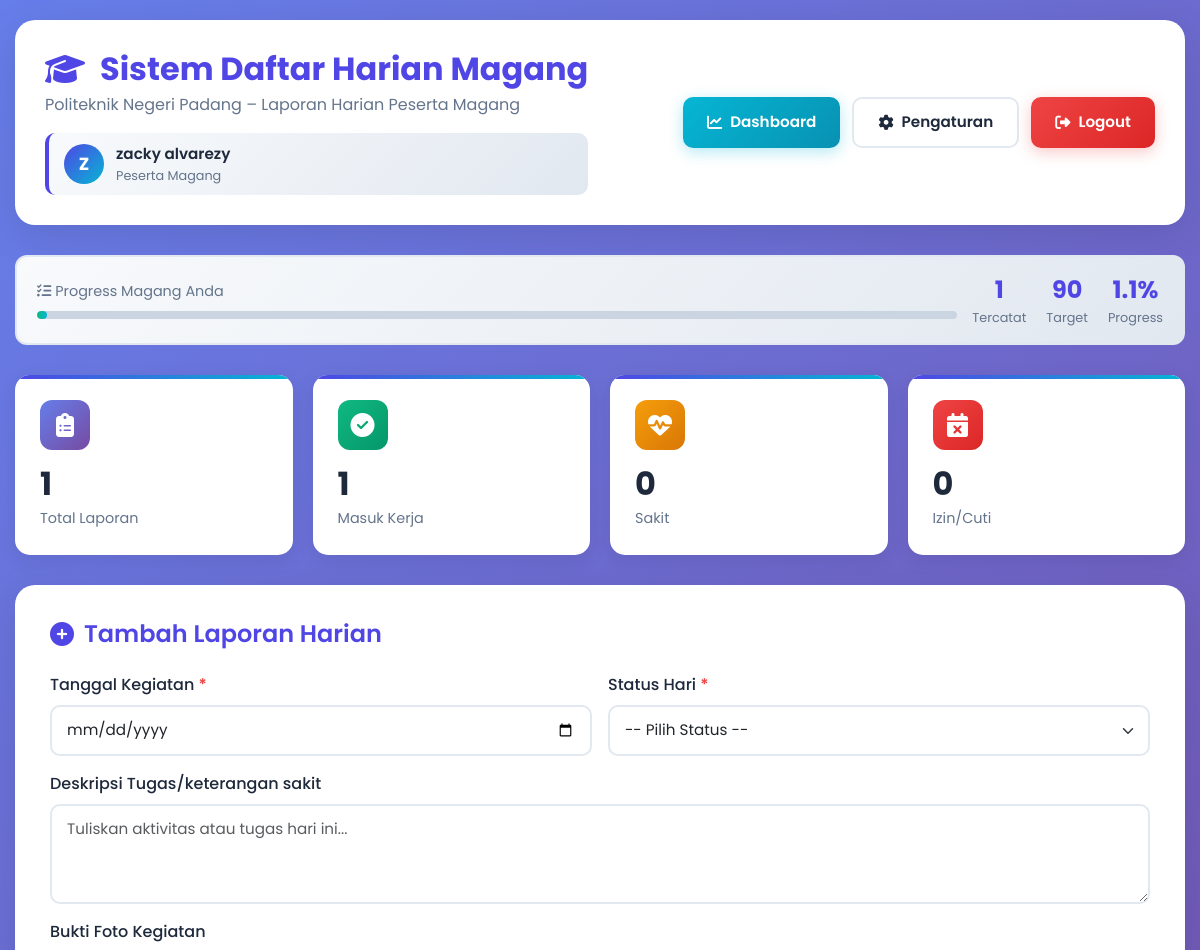
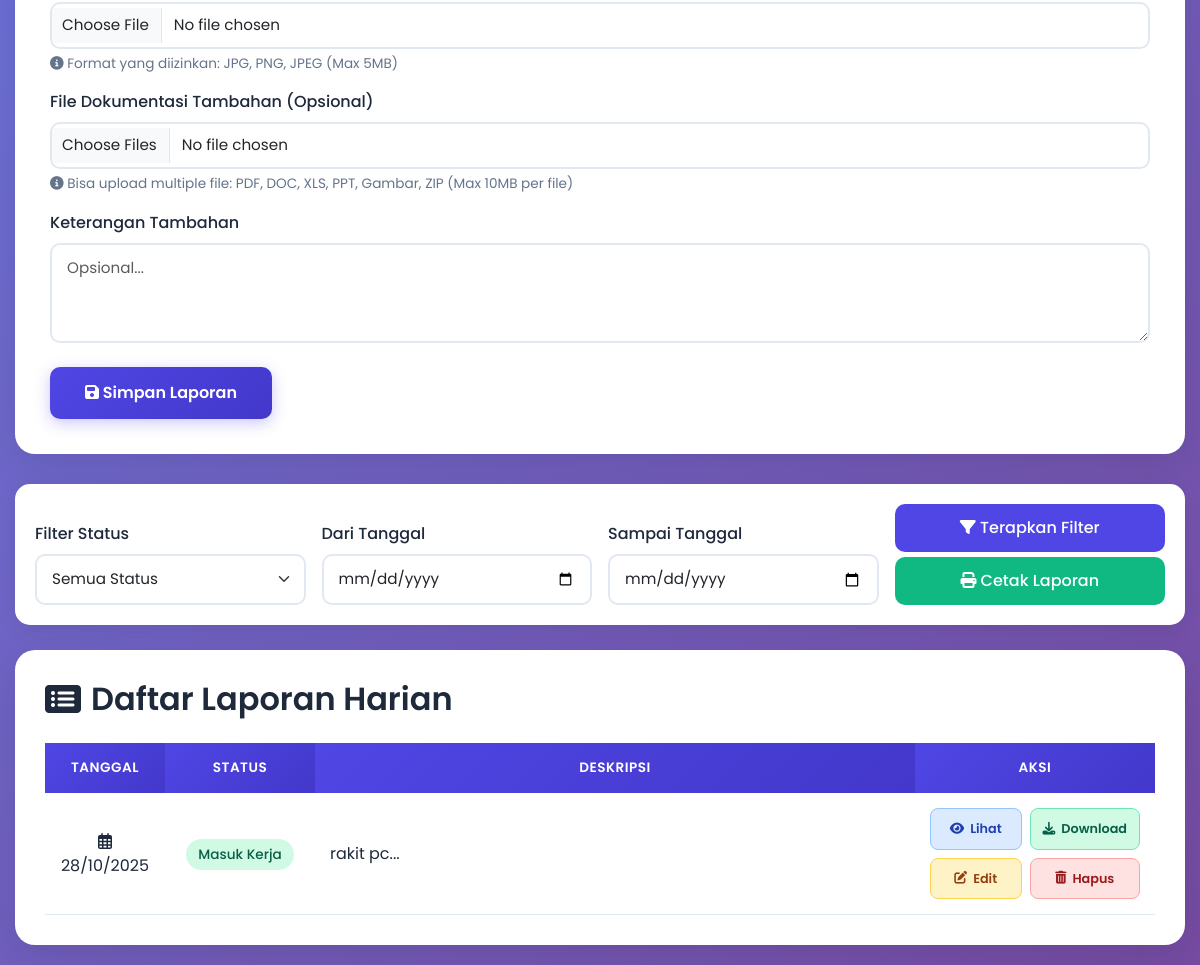
The page / (signed in) on the database its author committed (2 pictures, top to bottom).
### tables this page shows
CREATE TABLE `users` (
  `id` int(11) NOT NULL,
  `username` varchar(50) NOT NULL,
  `password` varchar(255) NOT NULL,
  `nama_lengkap` varchar(100) NOT NULL,
  `email` varchar(100) DEFAULT NULL,
  `no_hp` varchar(20) DEFAULT NULL,
  `created_at` timestamp NOT NULL DEFAULT current_timestamp(),
  `updated_at` timestamp NOT NULL DEFAULT current_timestamp() ON UPDATE current_timestamp(),
  `durasi_magang` int(11) DEFAULT 90 COMMENT 'Durasi magang dalam hari',
  `foto_profil` varchar(255) DEFAULT NULL
);

CREATE TABLE `internship_log` (
  `id` int(11) NOT NULL,
  `tanggal` date NOT NULL,
  `status_hari` enum('Masuk Kerja','Sakit','Izin/Libur Resmi','Cuti Pribadi') NOT NULL,
  `waktu_mulai` time DEFAULT NULL,
  `waktu_selesai` time DEFAULT NULL,
  `deskripsi_tugas` text DEFAULT NULL,
  `bukti_foto` varchar(255) DEFAULT NULL,
  `keterangan` text DEFAULT NULL,
  `created_at` timestamp NOT NULL DEFAULT current_timestamp()
);

### index.php (the view, shortened to what this page needs)
<?php
include 'db_connect.php';
$total_query = mysqli_query($conn, "SELECT COUNT(*) as total FROM internship_log");
$total_data = mysqli_fetch_assoc($total_query)['total'];
$masuk_query = mysqli_query($conn, "SELECT COUNT(*) as total FROM internship_log WHERE status_hari='Masuk Kerja'");
$total_masuk = mysqli_fetch_assoc($masuk_query)['total'];
$sakit_query = mysqli_query($conn, "SELECT COUNT(*) as total FROM internship_log WHERE status_hari='Sakit'");
$total_sakit = mysqli_fetch_assoc($sakit_query)['total'];
$izin_query = mysqli_query($conn, "SELECT COUNT(*) as total FROM internship_log WHERE status_hari IN ('Izin/Libur Resmi', 'Cuti Pribadi')");
$total_izin = mysqli_fetch_assoc($izin_query)['total'];
$user_query = mysqli_query($conn, "SELECT * FROM users WHERE id = {$_SESSION['user_id']}");
$user = mysqli_fetch_assoc($user_query);
$durasi_magang = $user['durasi_magang'] ?? 0;
$progress_percentage = $durasi_magang > 0 ? ($total_data / $durasi_magang) * 100 : 0;
?>
<!DOCTYPE html>
<html lang="id">
<head>
    <link rel="stylesheet" href="https://cdnjs.cloudflare.com/ajax/libs/bootstrap/5.3.3/css/bootstrap.min.css">
    <link rel="stylesheet" href="https://cdnjs.cloudflare.com/ajax/libs/font-awesome/6.4.0/css/all.min.css">
</head>
<body>
    <div class="main-container">
        <div class="header-section">
            <div class="header-content">
                <div class="header-left">
                    <h1>
                        <i class="fas fa-graduation-cap"></i>
                        Sistem Daftar Harian Magang
                    </h1>
                    <p>Politeknik Negeri Padang – Laporan Harian Peserta Magang</p>
                    <div class="user-greeting">
                        <div class="user-avatar">
                            <?= strtoupper(substr($user['nama_lengkap'], 0, 1)) ?>
                        </div>
                        <div class="user-info">
                            <div class="user-name"><?= htmlspecialchars($user['nama_lengkap']) ?></div>
                            <div class="user-role">Peserta Magang</div>
                        </div>
                    </div>
                </div>
                <div class="header-right">
                    <a href="dashboard.php" class="btn-nav btn-dashboard">
                        <i class="fas fa-chart-line"></i> Dashboard
                    </a>
                    <a href="settings.php" class="btn-nav btn-settings">
                        <i class="fas fa-cog"></i> Pengaturan
                    </a>
                    <a href="logout.php" class="btn-nav btn-logout" onclick="return confirm('Yakin ingin logout?')">
                        <i class="fas fa-sign-out-alt"></i> Logout
                    </a>
                </div>
            </div>
        </div>
        <?php if ($durasi_magang > 0): ?>
        <div class="progress-mini">
            <div class="progress-mini-left">
                <p><i class="fas fa-tasks"></i> Progress Magang Anda</p>
                <div class="progress-bar-mini">
                    <div class="progress-bar-fill" style="width: <?= min(100, $progress_percentage) ?>%;"></div>
                </div>
            </div>
            <div class="progress-mini-right">
                <div class="progress-stat">
                    <div class="value"><?= $total_data ?></div>
                    <div class="label">Tercatat</div>
                </div>
                <div class="progress-stat">
                    <div class="value"><?= $durasi_magang ?></div>
                    <div class="label">Target</div>
                </div>
                <div class="progress-stat">
                    <div class="value"><?= number_format($progress_percentage, 1) ?>%</div>
                    <div class="label">Progress</div>
                </div>
            </div>
        </div>
        <?php endif; ?>
        <div class="stats-container">
            <div class="stat-card total">
                <div class="icon">
                    <i class="fas fa-clipboard-list"></i>
                </div>
                <h3><?= $total_data ?></h3>
                <p>Total Laporan</p>
            </div>
            <div class="stat-card masuk">
                <div class="icon">
                    <i class="fas fa-check-circle"></i>
                </div>
                <h3><?= $total_masuk ?></h3>
                <p>Masuk Kerja</p>
            </div>
            <div class="stat-card sakit">
                <div class="icon">
                    <i class="fas fa-heartbeat"></i>
                </div>
                <h3><?= $total_sakit ?></h3>
                <p>Sakit</p>
            </div>
            <div class="stat-card izin">
                <div class="icon">
                    <i class="fas fa-calendar-times"></i>
                </div>
                <h3><?= $total_izin ?></h3>
                <p>Izin/Cuti</p>
            </div>
        </div>
        <div class="form-card">
            <h4>
                <i class="fas fa-plus-circle"></i>
                Tambah Laporan Harian
            </h4>
            <form action="add_log.php" method="POST" enctype="multipart/form-data" id="logForm">
                <div class="row g-3">
                    <div class="col-md-6">
                        <label class="form-label">Tanggal Kegiatan <span class="required">*</span></label>
                        <input type="date" name="tanggal" class="form-control" required>
                    </div>
                    <div class="col-md-6">
                        <label class="form-label">Status Hari <span class="required">*</span></label>
                        <select name="status_hari" class="form-select" required onchange="toggleTimeInputs(this.value)">
                            <option value="">-- Pilih Status --</option>
                        </select>
                    </div>
                </div>
                <div class="mt-3">
                    <label class="form-label">Deskripsi Tugas/keterangan sakit</label>
                    <textarea name="deskripsi_tugas" rows="3" class="form-control" placeholder="Tuliskan aktivitas atau tugas hari ini..."></textarea>
                </div>
                <div class="mt-3">
                    <label class="form-label">Bukti Foto Kegiatan</label>
                    <input type="file" name="bukti_foto" class="form-control" accept="image/*">
                    <div class="form-text"><i class="fas fa-info-circle"></i> Format yang diizinkan: JPG, PNG, JPEG (Max 5MB)</div>
                </div>
                <div class="mt-3">
                    <label class="form-label">File Dokumentasi Tambahan (Opsional)</label>
                    <input type="file" name="dokumen[]" class="form-control" multiple accept=".pdf,.doc,.docx,.xls,.xlsx,.ppt,.pptx,.jpg,.jpeg,.png,.zip,.rar">
                    <div class="form-text"><i class="fas fa-info-circle"></i> Bisa upload multiple file: PDF, DOC, XLS, PPT, Gambar, ZIP (Max 10MB per file)</div>
                </div>
                <div class="mt-3">
                    <label class="form-label">Keterangan Tambahan</label>
                    <textarea name="keterangan" rows="2" class="form-control" placeholder="Opsional..."></textarea>
                </div>
                <button type="submit" class="btn-submit mt-4">
                    <i class="fas fa-save"></i> Simpan Laporan
                </button>
            </form>
        </div>
        <div class="filter-section">
            <form method="GET" id="filterForm">
                <div class="row g-3">
                    <div class="col-md-3">
                        <label class="form-label">Filter Status</label>
                        <select name="status" class="form-select" id="filterStatus">
                            <option value="">Semua Status</option>
                        </select>
                    </div>
                    <div class="col-md-3">
                        <label class="form-label">Dari Tanggal</label>
                        <input type="date" name="dari" class="form-control" id="filterDari" value="<?= isset($_GET['dari']) ? $_GET['dari'] : '' ?>">
                    </div>
                    <div class="col-md-3">
                        <label class="form-label">Sampai Tanggal</label>
                        <input type="date" name="sampai" class="form-control" id="filterSampai" value="<?= isset($_GET['sampai']) ? $_GET['sampai'] : '' ?>">
                    </div>
                    <div class="col-md-3">
                        <button type="submit" class="btn-filter">
                            <i class="fas fa-filter"></i> Terapkan Filter
                        </button>
                        <button type="button" class="btn-print" onclick="cetakLaporan()">
                            <i class="fas fa-print"></i> Cetak Laporan
                        </button>
                    </div>
                </div>
            </form>
        </div>
        <div class="table-section">
            <h2>
                <i class="fas fa-list-alt"></i>
                Daftar Laporan Harian
            </h2>
            <div class="table-responsive">
                <table class="table">
                    <thead>
                        <tr>
                            <th style="width: 120px;">Tanggal</th>
                            <th style="width: 150px;">Status</th>
                            <th>Deskripsi</th>
                            <th style="width: 240px;">Aksi</th>
                        </tr>
                    </thead>
                    <tbody>
                        <?php
                        $query = "SELECT * FROM internship_log WHERE 1=1";
                        $query .= " ORDER BY tanggal DESC";
                        $result = mysqli_query($conn, $query);
                        if (mysqli_num_rows($result) > 0) {
                            while ($row = mysqli_fetch_assoc($result)) {
                                $desc = htmlspecialchars(substr($row['deskripsi_tugas'], 0, 70));
                                $badge_class = 'badge-masuk';
                                $file_count_query = mysqli_query($conn, "SELECT COUNT(*) as total FROM dokumentasi WHERE log_id = {$row['id']}");
                                $file_count = mysqli_fetch_assoc($file_count_query)['total'];
                                $file_badge = $file_count > 0 ? "<span style='background: #dbeafe; color: #1e40af; padding: 3px 8px; border-radius: 10px; font-size: 0.75rem; margin-left: 8px;'><i class='fas fa-paperclip'></i> {$file_count}</span>" : "";
                                echo "<tr>
                                    <td><i class='far fa-calendar-alt'></i> " . date('d/m/Y', strtotime($row['tanggal'])) . "</td>
                                    <td><span class='badge-status {$badge_class}'>{$row['status_hari']}</span></td>
                                    <td style='text-align: left;'>{$desc}...{$file_badge}</td>
                                    <td>
                                        <div class='action-buttons'>
                                            <a class='btn-action btn-view' href='view_log.php?id={$row['id']}'>
                                                <i class='fas fa-eye'></i> Lihat
                                            </a>
                                            <a class='btn-action btn-download' href='download_detail.php?id={$row['id']}' target='_blank'>
                                                <i class='fas fa-download'></i> Download
                                            </a>
                                            <a class='btn-action btn-edit' href='edit_log.php?id={$row['id']}'>
                                                <i class='fas fa-edit'></i> Edit
                                            </a>
                                            <button class='btn-action btn-delete' onclick='confirmDelete({$row['id']})'>
                                                <i class='fas fa-trash-alt'></i> Hapus
                                            </button>
                                        </div>
                                    </td>
                                </tr>";
                            }
                        }
                        ?>
                    </tbody>
                </table>
            </div>
        </div>
    </div>
</body>
</html>

### rows shown on the page
users: nama_lengkap "Z", nama_lengkap "zacky alvarezy", durasi_magang "90"
internship_log: tanggal "28/10/2025", status_hari "Masuk Kerja", deskripsi_tugas "rakit pc"

### other values the page prints
$total_data "1"
$progress_percentage "1.1"
$total_masuk "1"
$total_sakit "0"
$total_izin "0"
